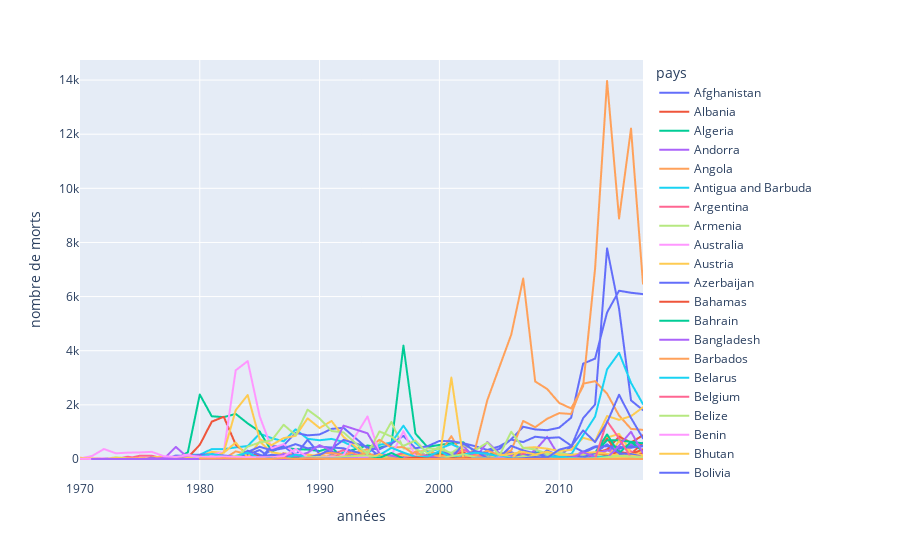

Here is the notebook cell this chart was saved with:
### Code cell
px.line(df_pays_morts, x = "années", y = "nombre de morts", color = "pays")
